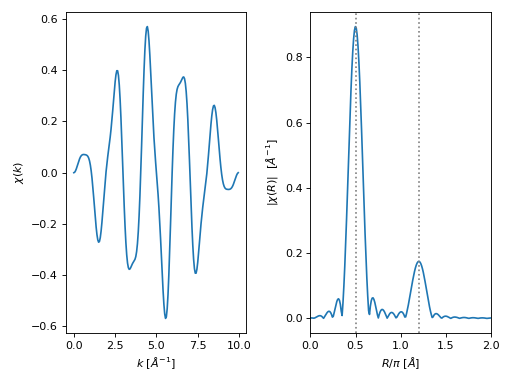

This chart was generated by the following Python code:
from numpy import arange, sin, pi
from scipy.fftpack import fftfreq
from araucaria.xas import ftwindow, xftf_kwin
nfft = 2048  # number of points for FFT
ks   = 0.05  # delta k (angstrom^-1)
f1   = 0.5   # freq1 (angstrom)
f2   = 1.2   # freq2 (angstrom)
k    = arange(0, 10, ks)
win  = ftwindow(k, x_range=(0,10), dx1=0.5, win='sine')
chi  = 0.5*sin(2*pi*k*f1) + 0.1*sin(2*pi*k*f2)
chir = xftf_kwin(win*chi, nfft=nfft, kstep=ks)
freq = fftfreq(nfft, ks)
print(chir.dtype)
# complex128

# plotting forward FFT signal
import matplotlib.pyplot as plt
from araucaria.plot import fig_xas_template
fig, ax = fig_xas_template(panels='er', pars={'kweight':0})
line = ax[0].plot(k, win*chi)
line = ax[1].plot(freq[:int(nfft/2)], abs(chir[:int(nfft/2)]))
xlim = ax[1].set_xlim(0,2)
xlab = ax[1].set_xlabel('$R/\pi$ [$\AA$]')
for f in (f1,f2):
    line = ax[1].axvline(f, color='gray', ls=':')
fig.tight_layout()
plt.show(block=False)
